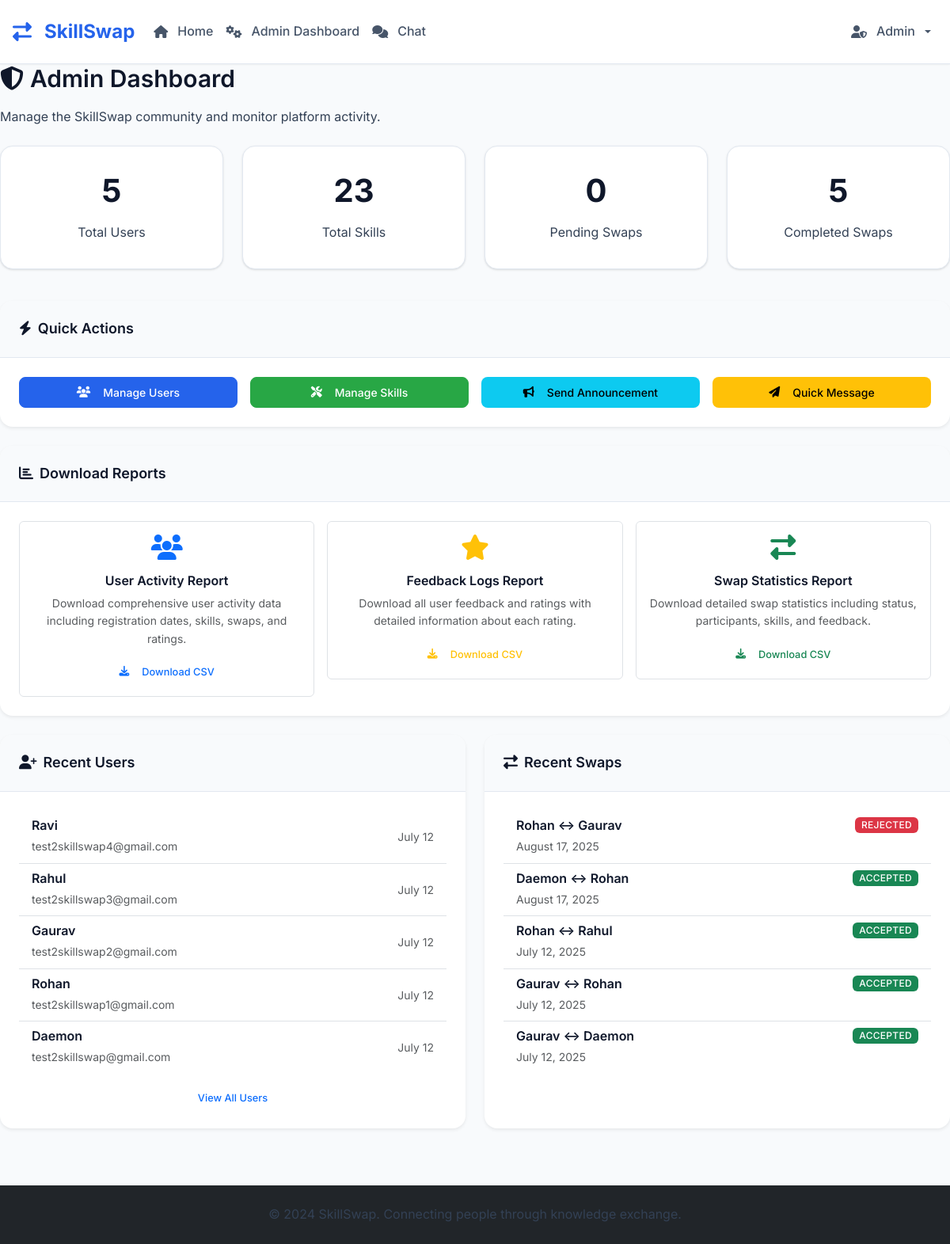
The page /admin (signed in) on the database its author committed.
### tables this page shows
CREATE TABLE users (
            id INTEGER PRIMARY KEY AUTOINCREMENT,
            email TEXT UNIQUE NOT NULL,
            password_hash TEXT NOT NULL,
            name TEXT NOT NULL,
            location TEXT,
            profile_photo TEXT,
            availability TEXT,
            is_public INTEGER DEFAULT 1,
            is_admin INTEGER DEFAULT 0,
            is_banned INTEGER DEFAULT 0,
            created_at TIMESTAMP DEFAULT CURRENT_TIMESTAMP
        , bio TEXT, is_under_supervision INTEGER DEFAULT 0);

CREATE TABLE swap_requests (
            id INTEGER PRIMARY KEY AUTOINCREMENT,
            requester_id INTEGER,
            provider_id INTEGER,
            offered_skill_id INTEGER,
            wanted_skill_id INTEGER,
            status TEXT DEFAULT 'pending', -- 'pending', 'accepted', 'rejected', 'cancelled'
            message TEXT,
            created_at TIMESTAMP DEFAULT CURRENT_TIMESTAMP,
            FOREIGN KEY (requester_id) REFERENCES users (id),
            FOREIGN KEY (provider_id) REFERENCES users (id),
            FOREIGN KEY (offered_skill_id) REFERENCES skills (id),
            FOREIGN KEY (wanted_skill_id) REFERENCES skills (id)
        );

### skill_swap_app.py (the view)
@app.route('/admin')
@admin_required
def admin_dashboard():
    conn = get_db()
    stats = {}
    stats['total_users'] = conn.execute('SELECT COUNT(*) as count FROM users WHERE is_admin = 0').fetchone()['count']
    stats['total_skills'] = conn.execute('SELECT COUNT(*) as count FROM skills').fetchone()['count']
    stats['pending_swaps'] = conn.execute('SELECT COUNT(*) as count FROM swap_requests WHERE status = "pending"').fetchone()['count']
    stats['completed_swaps'] = conn.execute('SELECT COUNT(*) as count FROM swap_requests WHERE status = "accepted"').fetchone()['count']
    recent_users = conn.execute('SELECT * FROM users WHERE is_admin = 0 ORDER BY created_at DESC LIMIT 5').fetchall()
    recent_swaps = conn.execute('''
        SELECT sr.*, u1.name as requester_name, u2.name as provider_name
        FROM swap_requests sr
        JOIN users u1 ON sr.requester_id = u1.id
        JOIN users u2 ON sr.provider_id = u2.id
        ORDER BY sr.created_at DESC LIMIT 5
    ''').fetchall()
    users = conn.execute('''
        SELECT id, name, email FROM users
        WHERE is_admin = 0 AND is_banned = 0
        ORDER BY name ASC
    ''').fetchall()
    conn.close()
    recent_users = convert_rows_datetimes(recent_users)
    recent_swaps = convert_rows_datetimes(recent_swaps)
    return render_template('admin_dashboard.html', stats=stats, recent_users=recent_users, recent_swaps=recent_swaps, users=users)

### templates/admin_dashboard.html (shortened to what this page needs)
{% extends "base.html" %}
{% block content %}
<div class="row mb-4">
    <div class="col-12">
        <div class="admin-stats">
            <h2 class="mb-3">
                <i class="fas fa-shield-alt me-2"></i>Admin Dashboard
            </h2>
            <p class="mb-0">Manage the SkillSwap community and monitor platform activity.</p>
        </div>
    </div>
</div>
<div class="row mb-4">
    <div class="col-md-3 mb-3">
        <div class="stats-card text-center">
            <h3 class="display-6 fw-bold">{{ stats.total_users }}</h3>
            <p class="mb-0">Total Users</p>
        </div>
    </div>
    <div class="col-md-3 mb-3">
        <div class="stats-card text-center">
            <h3 class="display-6 fw-bold">{{ stats.total_skills }}</h3>
            <p class="mb-0">Total Skills</p>
        </div>
    </div>
    <div class="col-md-3 mb-3">
        <div class="stats-card text-center">
            <h3 class="display-6 fw-bold">{{ stats.pending_swaps }}</h3>
            <p class="mb-0">Pending Swaps</p>
        </div>
    </div>
    <div class="col-md-3 mb-3">
        <div class="stats-card text-center">
            <h3 class="display-6 fw-bold">{{ stats.completed_swaps }}</h3>
            <p class="mb-0">Completed Swaps</p>
        </div>
    </div>
</div>
<div class="row mb-4">
    <div class="col-12">
        <div class="card border-0 shadow-sm">
            <div class="card-header">
                <h5 class="mb-0">
                    <i class="fas fa-bolt me-2"></i>Quick Actions
                </h5>
            </div>
            <div class="card-body">
                <div class="row g-3">
                    <div class="col-md-3">
                        <a href="{{ url_for('admin_users') }}" class="btn btn-primary w-100">
                            <i class="fas fa-users me-2"></i>Manage Users
                        </a>
                    </div>
                    <div class="col-md-3">
                        <a href="{{ url_for('admin_skills') }}" class="btn btn-success w-100">
                            <i class="fas fa-tools me-2"></i>Manage Skills
                        </a>
                    </div>
                    <div class="col-md-3">
                        <a href="{{ url_for('admin_messages') }}" class="btn btn-info w-100">
                            <i class="fas fa-bullhorn me-2"></i>Send Announcement
                        </a>
                    </div>
                    <div class="col-md-3">
                        <button class="btn btn-warning w-100" data-bs-toggle="modal" data-bs-target="#quickMessageModal">
                            <i class="fas fa-paper-plane me-2"></i>Quick Message
                        </button>
                    </div>
                </div>
            </div>
        </div>
    </div>
</div>
<div class="row mb-4">
    <div class="col-12">
        <div class="card border-0 shadow-sm">
            <div class="card-header">
                <h5 class="mb-0">
                    <i class="fas fa-chart-bar me-2"></i>Download Reports
                </h5>
            </div>
            <div class="card-body">
                <div class="row g-3">
                    <div class="col-md-4">
                        <div class="report-card text-center p-3 border rounded">
                            <i class="fas fa-users fa-2x text-primary mb-3"></i>
                            <h6 class="mb-2">User Activity Report</h6>
                            <p class="text-muted small mb-3">Download comprehensive user activity data including registration dates, skills, swaps, and ratings.</p>
                            <a href="{{ url_for('download_user_activity') }}" class="btn btn-outline-primary btn-sm">
                                <i class="fas fa-download me-2"></i>Download CSV
                            </a>
                        </div>
                    </div>
                    <div class="col-md-4">
                        <div class="report-card text-center p-3 border rounded">
                            <i class="fas fa-star fa-2x text-warning mb-3"></i>
                            <h6 class="mb-2">Feedback Logs Report</h6>
                            <p class="text-muted small mb-3">Download all user feedback and ratings with detailed information about each rating.</p>
                            <a href="{{ url_for('download_feedback_logs') }}" class="btn btn-outline-warning btn-sm">
                                <i class="fas fa-download me-2"></i>Download CSV
                            </a>
                        </div>
                    </div>
                    <div class="col-md-4">
                        <div class="report-card text-center p-3 border rounded">
                            <i class="fas fa-exchange-alt fa-2x text-success mb-3"></i>
                            <h6 class="mb-2">Swap Statistics Report</h6>
                            <p class="text-muted small mb-3">Download detailed swap statistics including status, participants, skills, and feedback.</p>
                            <a href="{{ url_for('download_swap_stats') }}" class="btn btn-outline-success btn-sm">
                                <i class="fas fa-download me-2"></i>Download CSV
                            </a>
                        </div>
                    </div>
                </div>
            </div>
        </div>
    </div>
</div>
<div class="row">
    <div class="col-md-6 mb-4">
        <div class="card border-0 shadow-sm h-100">
            <div class="card-header">
                <h5 class="mb-0">
                    <i class="fas fa-user-plus me-2"></i>Recent Users
                </h5>
            </div>
            <div class="card-body">
                {% if recent_users %}
                    <div class="list-group list-group-flush">
                        {% for user in recent_users %}
                        <div class="list-group-item d-flex justify-content-between align-items-center">
                            <div>
                                <h6 class="mb-1">{{ user.name }}</h6>
                                <small class="text-muted">{{ user.email }}</small>
                            </div>
                            <div>
                                <small class="text-muted">{{ user.created_at.strftime('%B %d') }}</small>
                            </div>
                        </div>
                        {% endfor %}
                    </div>
                    <div class="text-center mt-3">
                        <a href="{{ url_for('admin_users') }}" class="btn btn-outline-primary btn-sm">
                            View All Users
                        </a>
                    </div>
                {% else %}
                    <div class="text-center text-muted py-4">
                        <i class="fas fa-users fa-3x mb-3"></i>
                        <p>No recent user activity</p>
                    </div>
                {% endif %}
            </div>
        </div>
    </div>
    <div class="col-md-6 mb-4">
        <div class="card border-0 shadow-sm h-100">
            <div class="card-header">
                <h5 class="mb-0">
                    <i class="fas fa-exchange-alt me-2"></i>Recent Swaps
                </h5>
            </div>
            <div class="card-body">
                {% if recent_swaps %}
                    <div class="list-group list-group-flush">
                        {% for swap in recent_swaps %}
                        <div class="list-group-item">
                            <div class="d-flex justify-content-between align-items-start">
                                <div>
                                    <h6 class="mb-1">{{ swap.requester_name }} ↔ {{ swap.provider_name }}</h6>
                                    <small class="text-muted">{{ swap.created_at.strftime('%B %d, %Y') }}</small>
                                </div>
                                <span class="badge bg-{{ 'success' if swap.status == 'accepted' else 'warning' if swap.status == 'pending' else 'danger' }}">
                                    {{ swap.status.title() }}
                                </span>
                            </div>
                        </div>
                        {% endfor %}
                    </div>
                {% else %}
                    <div class="text-center text-muted py-4">
                        <i class="fas fa-exchange-alt fa-3x mb-3"></i>
                        <p>No recent swap activity</p>
                    </div>
                {% endif %}
            </div>
        </div>
    </div>
</div>
{% endblock %}

### rows shown on the page
users: name "Ravi", email "test2skillswap4@gmail.com", created_at "July 12"
users: name "Rahul", email "test2skillswap3@gmail.com", created_at "July 12"
users: name "Gaurav", email "test2skillswap2@gmail.com", created_at "July 12"
users: name "Rohan", email "test2skillswap1@gmail.com", created_at "July 12"
users: name "Daemon", email "test2skillswap@gmail.com", created_at "July 12"
swap_requests: requester_name "Rohan", provider_name "Gaurav", created_at "August 17, 2025", status "REJECTED"
swap_requests: requester_name "Daemon", provider_name "Rohan", created_at "August 17, 2025", status "ACCEPTED"
swap_requests: requester_name "Rohan", provider_name "Rahul", created_at "July 12, 2025", status "ACCEPTED"
swap_requests: requester_name "Gaurav", provider_name "Rohan", created_at "July 12, 2025", status "ACCEPTED"
swap_requests: requester_name "Gaurav", provider_name "Daemon", created_at "July 12, 2025", status "ACCEPTED"

### other values the page prints
{{ stats.total_users }} "5"
{{ stats.total_skills }} "23"
{{ stats.pending_swaps }} "0"
{{ stats.completed_swaps }} "5"
